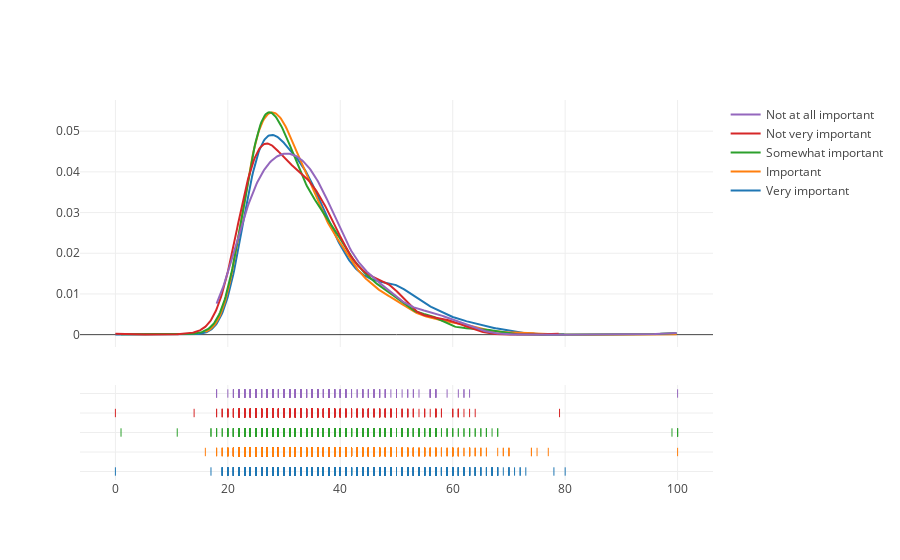

Notebook code for this chart:
### Code cell
import plotly.offline as py
py.init_notebook_mode(connected=True)
import plotly.figure_factory as fig_fact

top_uni = mcq['UniversityImportance'].value_counts().head(5)
top_uni_dist = []
for uni in top_uni.index:
    top_uni_dist.append(
        mcq[(mcq['Age'].notnull()) & \
            (mcq['UniversityImportance'] == uni)]['Age'])

group_labels = top_uni.index

fig = fig_fact.create_distplot(
    top_uni_dist, group_labels, show_hist=False)
py.iplot(fig, filename='University Importance by Age')

### Figure 1 — Plotly figure (JSON) as saved in the notebook; plotly's stock layout.template omitted (floating-point values rounded to 4 significant figures; data arrays with more than 128 entries replaced by an {"elided": "..."} marker saying what was removed)
{"data": [{"legendgroup": "Very important", "marker": {"color": "rgb(31, 119, 180)"}, "mode": "lines", "name": "Very important", "showlegend": true, "type": "scatter", "x": {"elided": "500 float values"}, "xaxis": "x1", "y": {"elided": "500 float values"}, "yaxis": "y1"}, {"legendgroup": "Important", "marker": {"color": "rgb(255, 127, 14)"}, "mode": "lines", "name": "Important", "showlegend": true, "type": "scatter", "x": {"elided": "500 float values"}, "xaxis": "x1", "y": {"elided": "500 float values"}, "yaxis": "y1"}, {"legendgroup": "Somewhat important", "marker": {"color": "rgb(44, 160, 44)"}, "mode": "lines", "name": "Somewhat important", "showlegend": true, "type": "scatter", "x": {"elided": "500 float values"}, "xaxis": "x1", "y": {"elided": "500 float values"}, "yaxis": "y1"}, {"legendgroup": "Not very important", "marker": {"color": "rgb(214, 39, 40)"}, "mode": "lines", "name": "Not very important", "showlegend": true, "type": "scatter", "x": {"elided": "500 float values"}, "xaxis": "x1", "y": {"elided": "500 float values"}, "yaxis": "y1"}, {"legendgroup": "Not at all important", "marker": {"color": "rgb(148, 103, 189)"}, "mode": "lines", "name": "Not at all important", "showlegend": true, "type": "scatter", "x": {"elided": "500 float values"}, "xaxis": "x1", "y": {"elided": "500 float values"}, "yaxis": "y1"}, {"legendgroup": "Very important", "marker": {"color": "rgb(31, 119, 180)", "symbol": "line-ns-open"}, "mode": "markers", "name": "Very important", "showlegend": false, "text": null, "type": "scatter", "x": {"elided": "2882 int values"}, "xaxis": "x1", "y": {"elided": "2882 str values"}, "yaxis": "y2"}, {"legendgroup": "Important", "marker": {"color": "rgb(255, 127, 14)", "symbol": "line-ns-open"}, "mode": "markers", "name": "Important", "showlegend": false, "text": null, "type": "scatter", "x": {"elided": "2313 int values"}, "xaxis": "x1", "y": {"elided": "2313 str values"}, "yaxis": "y2"}, {"legendgroup": "Somewhat important", "marker": {"color": "rgb(44, 160, 44)", "symbol": "line-ns-open"}, "mode": "markers", "name": "Somewhat important", "showlegend": false, "text": null, "type": "scatter", "x": {"elided": "1673 int values"}, "xaxis": "x1", "y": {"elided": "1673 str values"}, "yaxis": "y2"}, {"legendgroup": "Not very important", "marker": {"color": "rgb(214, 39, 40)", "symbol": "line-ns-open"}, "mode": "markers", "name": "Not very important", "showlegend": false, "text": null, "type": "scatter", "x": {"elided": "766 int values"}, "xaxis": "x1", "y": {"elided": "766 str values"}, "yaxis": "y2"}, {"legendgroup": "Not at all important", "marker": {"color": "rgb(148, 103, 189)", "symbol": "line-ns-open"}, "mode": "markers", "name": "Not at all important", "showlegend": false, "text": null, "type": "scatter", "x": {"elided": "310 int values"}, "xaxis": "x1", "y": {"elided": "310 str values"}, "yaxis": "y2"}], "layout": {"barmode": "overlay", "hovermode": "closest", "legend": {"traceorder": "reversed"}, "xaxis1": {"anchor": "y2", "domain": [0, 1], "zeroline": false}, "yaxis1": {"anchor": "free", "domain": [0.35, 1], "position": 0}, "yaxis2": {"anchor": "x1", "domain": [0, 0.25], "dtick": 1, "showticklabels": false}}}
